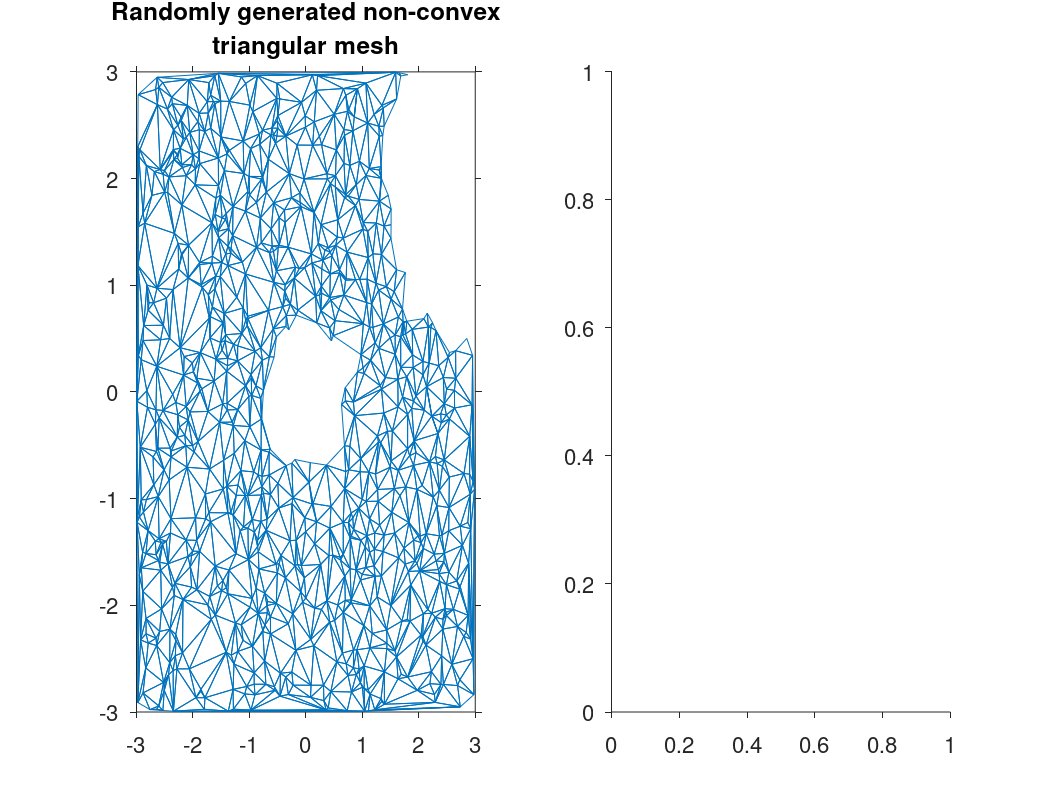

MATLAB code to generate this figure: (Note: this script raises an error after producing the figure.)
% TRIDEMO  Demonstration of triangular
% mesh contouring
%
% R. Pawlowicz (rpawlowicz@eos.ubc.ca) Mar/2013
% Example
res=1000;    % Number o random points
% Create a grid and a triangulation.
x=rand(res,1)*6-3;
y=rand(res,1)*6-3;
M=delaunay(x,y);
z=peaks(x,y);
 
% Now, remove triangles in the middle, and a bite
% out of the upper right corner
 
ii=find(sqrt(x.^2+y.^2)<.6 | sqrt((x-3).^2+(y-2).^2)<1.5 );
jj=zeros(size(M,1),1);
for l=1:size(M,1);
  jj(l)=any( M(l,1)==ii | M(l,2)==ii | M(l,3)==ii );
end;
M=M(~jj,:);
  
clf; orient landscape;
set(gcf,'defaultaxestickdir','out','defaultaxesfontsize',16);
subplot(121);
xx=[ x(M(:,[1 2 3 1])');NaN(1,size(M,1)) ];
yy=[ y(M(:,[1 2 3 1])');NaN(1,size(M,1)) ];
plot(xx(:),yy(:));
title({'Randomly generated non-convex','triangular mesh'});
axis([-3 3 -3 3]);
subplot(122);
[CS,h]=tricontf(x,y,M,z);
set(h,'edgecolor','none');
hold on;
[CS,h]=tricont(x,y,M,z,'-k');
clabel(CS,h,'fontsize',14);
hold off;
title({'...and the ''peaks'' function','contoured over that mesh'});
axis([-3 3 -3 3]);
 
